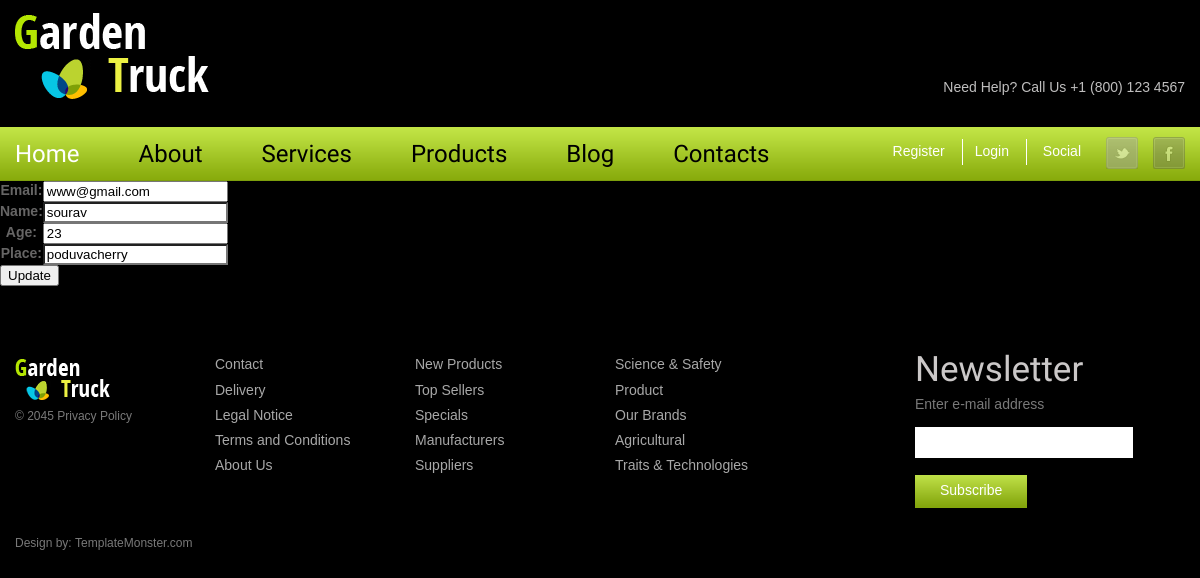
Screenshot of /update/7 with the database file from the repository.
### app1/models.py (models this page shows)
class Register(models.Model):
    Name=models.CharField(max_length=20)
    Age=models.IntegerField()
    Place=models.CharField(max_length=20)
    Email=models.EmailField()
    Password=models.CharField(max_length=8)

### app1/views.py (the view)
# urls.py: path('update/<int:id>',views.update,name='update'),
def update(request,id):
    user=Register.objects.get(id=id)
    if request.method=='POST':
      form=UpdateForm(request.POST or None, instance=user)
      if form.is_valid():
        name=form.cleaned_data['Name']
        age=form.cleaned_data['Age']
        place=form.cleaned_data['Place']
        email=form.cleaned_data['Email']
        form.save()
        messages.success(request,"data updated....")
        return redirect('/home/%s' % user.id)
    else:
        form=UpdateForm(instance=user)
    return render(request,'update.html',{'form':form,'user':user})

### app1/forms.py
class UpdateForm(forms.ModelForm):
    class Meta():
        model=Register
        fields=('Email','Name','Age','Place')

### app1/templates/update.html (shortened to what this page needs)
    {% extends 'base.html' %}
    {% load static %}
    {% block content %}
    <form action="" method="post">
        <table>
            <tr>
                {{form.as_table}}
            </tr>
        </table>
        <input type="submit" value="Update">
        </form>
        {% endblock %}

### static/css/style.css (style rules this page uses)
html { width: 100%; }
* { -webkit-text-size-adjust: none; }
body { font: 14px/18px Arial, Helvetica, sans-serif; color:#666565; position:relative; min-width: 1200px; background: #000; }
.white.wt3 .img_inner, { border-width: 2px; margin-top: 2px; }

### static/css/grid.css (style rules this page uses)
body { min-width: 1200px; }

### rows the page displays
Register: Email "www@gmail.com", Name "sourav", Age "23", Place "poduvacherry"
